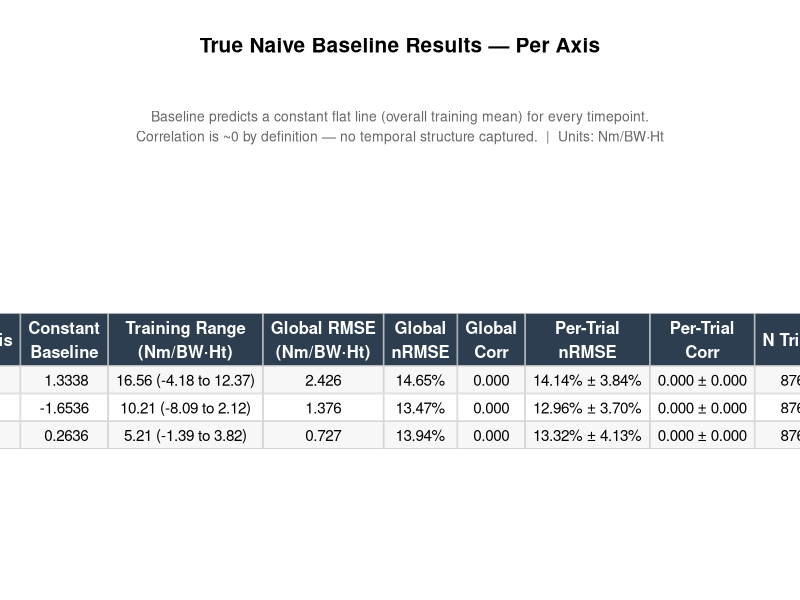
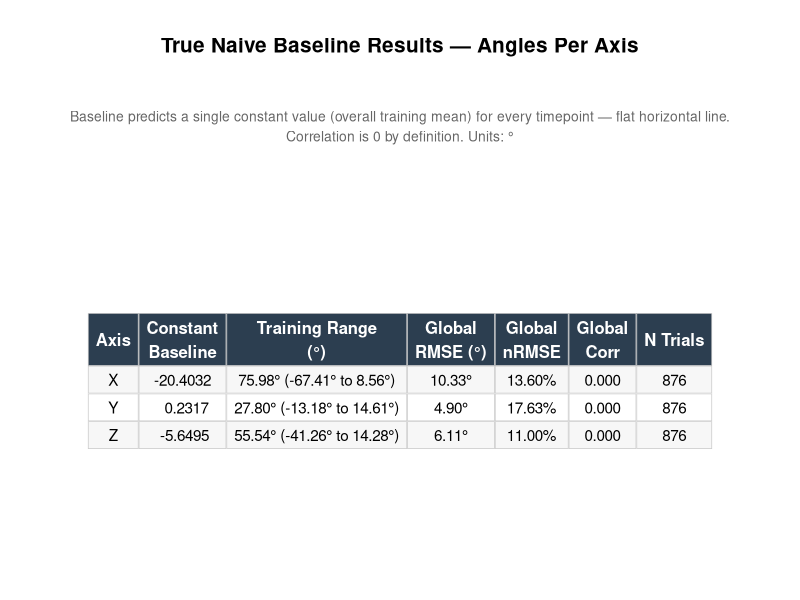
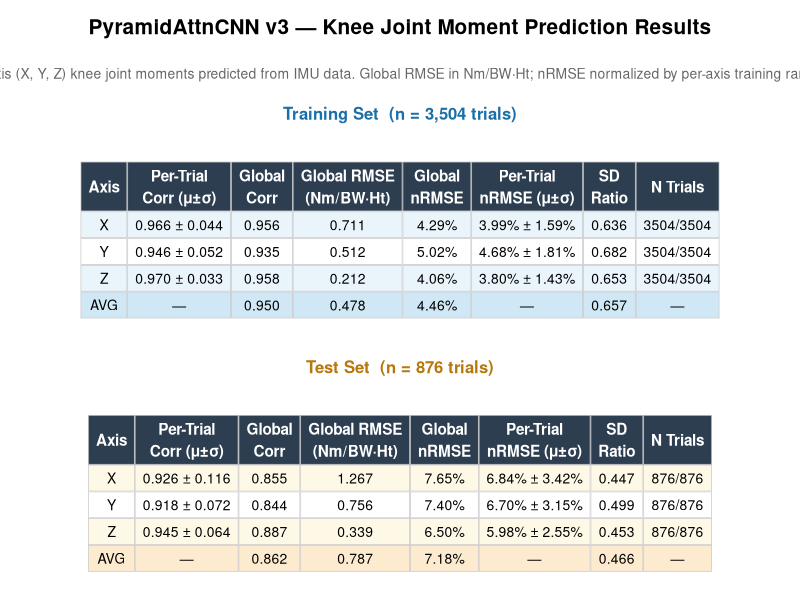
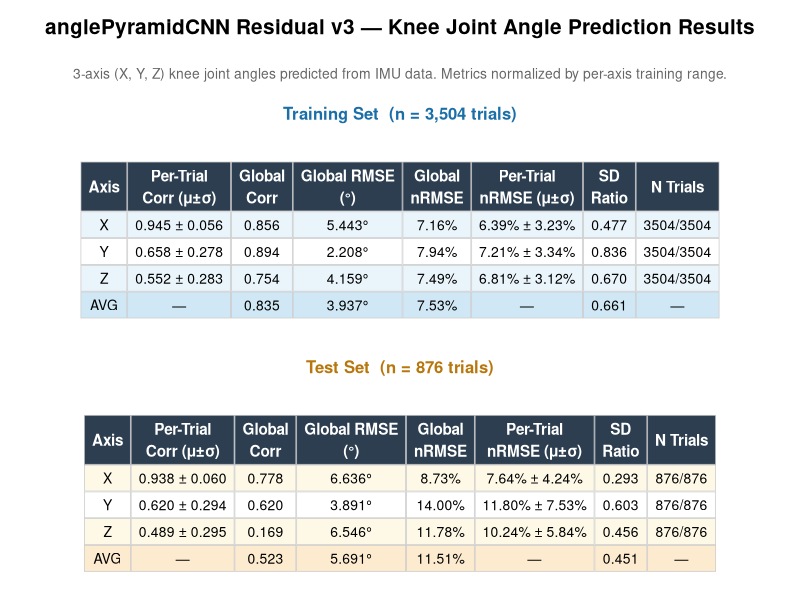

Recreate these plots in R, in order.
library(ggplot2)
library(gridExtra)
library(grid)

# Naive Baseline Results Data
data <- data.frame(
  Axis = c("X", "Y", "Z"),
  Constant_Baseline = c(1.3338, -1.6536, 0.2636),
  Training_Range = c("16.56 (-4.18 to 12.37)", "10.21 (-8.09 to 2.12)", "5.21 (-1.39 to 3.82)"),
  Global_RMSE = c("2.426", "1.376", "0.727"),
  Global_nRMSE = c("14.65%", "13.47%", "13.94%"),
  Global_Corr = c("0.000", "0.000", "0.000"),
  PerTrial_nRMSE = c("14.14% ± 3.84%", "12.96% ± 3.70%", "13.32% ± 4.13%"),
  PerTrial_Corr = c("0.000 ± 0.000", "0.000 ± 0.000", "0.000 ± 0.000"),
  N_Trials = c(876, 876, 876)
)

# Build table as grob
table_grob <- tableGrob(
  data.frame(
    "Axis"                   = data$Axis,
    "Constant\nBaseline"     = data$Constant_Baseline,
    "Training Range\n(Nm/BW·Ht)" = data$Training_Range,
    "Global RMSE\n(Nm/BW·Ht)"  = data$Global_RMSE,
    "Global\nnRMSE"          = data$Global_nRMSE,
    "Global\nCorr"           = data$Global_Corr,
    "Per-Trial\nnRMSE"       = data$PerTrial_nRMSE,
    "Per-Trial\nCorr"        = data$PerTrial_Corr,
    "N Trials"               = data$N_Trials,
    check.names = FALSE
  ),
  rows = NULL,
  theme = ttheme_default(
    core = list(
      fg_params = list(fontsize = 11),
      bg_params = list(
        fill = c("#f7f7f7", "#ffffff", "#f7f7f7"),  # alternating row colors
        col  = "grey80"
      )
    ),
    colhead = list(
      fg_params = list(fontsize = 12, fontface = "bold", col = "white"),
      bg_params = list(fill = "#2c3e50", col = "grey80")
    )
  )
)

# Add title
title <- textGrob(
  "True Naive Baseline Results — Per Axis",
  gp = gpar(fontsize = 15, fontface = "bold")
)

subtitle <- textGrob(
  "Baseline predicts a constant flat line (overall training mean) for every timepoint.\nCorrelation is ~0 by definition — no temporal structure captured.  |  Units: Nm/BW·Ht",
  gp = gpar(fontsize = 10, col = "grey40")
)

# Combine and save
png("C:/Users/aasmi/smith-dl-imu/Notes/naive_baseline_table.png", width = 1200, height = 320, res = 120)
grid.arrange(
  title,
  subtitle,
  table_grob,
  heights = c(0.15, 0.12, 0.73)
)
dev.off()

message("Saved: C:/Users/aasmi/smith-dl-imu/Notes/naive_baseline_table.png")


# ==============================================================================
# Naive Baseline — Angles
# ==============================================================================

angle_naive_data <- data.frame(
  Axis               = c("X", "Y", "Z"),
  Constant_Baseline  = c(-20.4032, 0.2317, -5.6495),
  Training_Range     = c("75.98° (-67.41° to 8.56°)", "27.80° (-13.18° to 14.61°)", "55.54° (-41.26° to 14.28°)"),
  Global_RMSE        = c("10.33°", "4.90°", "6.11°"),
  Global_nRMSE       = c("13.60%", "17.63%", "11.00%"),
  Global_Corr        = c("0.000", "0.000", "0.000"),
  N_Trials           = c(876, 876, 876)
)

angle_naive_grob <- tableGrob(
  data.frame(
    "Axis"               = angle_naive_data$Axis,
    "Constant\nBaseline" = angle_naive_data$Constant_Baseline,
    "Training Range\n(°)" = angle_naive_data$Training_Range,
    "Global\nRMSE (°)"   = angle_naive_data$Global_RMSE,
    "Global\nnRMSE"      = angle_naive_data$Global_nRMSE,
    "Global\nCorr"       = angle_naive_data$Global_Corr,
    "N Trials"           = angle_naive_data$N_Trials,
    check.names = FALSE
  ),
  rows = NULL,
  theme = ttheme_default(
    core = list(
      fg_params = list(fontsize = 11),
      bg_params = list(fill = c("#f7f7f7", "#ffffff", "#f7f7f7"), col = "grey80")
    ),
    colhead = list(
      fg_params = list(fontsize = 12, fontface = "bold", col = "white"),
      bg_params = list(fill = "#2c3e50", col = "grey80")
    )
  )
)

angle_naive_title <- textGrob(
  "True Naive Baseline Results — Angles Per Axis",
  gp = gpar(fontsize = 15, fontface = "bold")
)
angle_naive_subtitle <- textGrob(
  "Baseline predicts a single constant value (overall training mean) for every timepoint — flat horizontal line.\nCorrelation is 0 by definition. Units: °",
  gp = gpar(fontsize = 10, col = "grey40")
)

png("C:/Users/aasmi/smith-dl-imu/Notes/naive_baseline_angle_table.png", width = 1100, height = 320, res = 120)
grid.arrange(
  angle_naive_title,
  angle_naive_subtitle,
  angle_naive_grob,
  heights = c(0.15, 0.12, 0.73)
)
dev.off()

message("Saved: C:/Users/aasmi/smith-dl-imu/Notes/naive_baseline_angle_table.png")


# ==============================================================================
# PyramidAttnCNN v3 — Knee Joint Moment Results (Train & Test)
# ==============================================================================

train_data <- data.frame(
  Axis         = c("X", "Y", "Z", "AVG"),
  PerTrial_Corr = c("0.966 ± 0.044", "0.946 ± 0.052", "0.970 ± 0.033", "—"),
  Global_Corr  = c("0.956", "0.935", "0.958", "0.950"),
  Global_RMSE  = c("0.711", "0.512", "0.212", "0.478"),
  Global_nRMSE = c("4.29%", "5.02%", "4.06%", "4.46%"),
  PerTrial_nRMSE = c("3.99% ± 1.59%", "4.68% ± 1.81%", "3.80% ± 1.43%", "—"),
  SD_Ratio     = c("0.636", "0.682", "0.653", "0.657"),
  N_Trials     = c("3504/3504", "3504/3504", "3504/3504", "—")
)

test_data <- data.frame(
  Axis         = c("X", "Y", "Z", "AVG"),
  PerTrial_Corr = c("0.926 ± 0.116", "0.918 ± 0.072", "0.945 ± 0.064", "—"),
  Global_Corr  = c("0.855", "0.844", "0.887", "0.862"),
  Global_RMSE  = c("1.267", "0.756", "0.339", "0.787"),
  Global_nRMSE = c("7.65%", "7.40%", "6.50%", "7.18%"),
  PerTrial_nRMSE = c("6.84% ± 3.42%", "6.70% ± 3.15%", "5.98% ± 2.55%", "—"),
  SD_Ratio     = c("0.447", "0.499", "0.453", "0.466"),
  N_Trials     = c("876/876", "876/876", "876/876", "—")
)

make_model_table <- function(df, row_fill, rmse_unit = "") {
  rmse_header <- if (nchar(rmse_unit) > 0) paste0("Global RMSE\n(", rmse_unit, ")") else "Global\nRMSE"
  tbl <- data.frame(
    "Axis"               = df$Axis,
    "Per-Trial\nCorr (μ±σ)"  = df$PerTrial_Corr,
    "Global\nCorr"       = df$Global_Corr,
    "RMSE_PLACEHOLDER"   = df$Global_RMSE,
    "Global\nnRMSE"      = df$Global_nRMSE,
    "Per-Trial\nnRMSE (μ±σ)" = df$PerTrial_nRMSE,
    "SD\nRatio"          = df$SD_Ratio,
    "N Trials"           = df$N_Trials,
    check.names = FALSE
  )
  names(tbl)[names(tbl) == "RMSE_PLACEHOLDER"] <- rmse_header
  tableGrob(
    tbl,
    rows = NULL,
    theme = ttheme_default(
      core = list(
        fg_params = list(fontsize = 10),
        bg_params = list(
          fill = row_fill,
          col  = "grey80"
        )
      ),
      colhead = list(
        fg_params = list(fontsize = 11, fontface = "bold", col = "white"),
        bg_params = list(fill = "#2c3e50", col = "grey80")
      )
    )
  )
}

# Alternating fills: 4 rows (3 axes + AVG)
train_fill <- c("#eaf4fb", "#ffffff", "#eaf4fb", "#d0e8f5")
test_fill  <- c("#fef9e7", "#ffffff", "#fef9e7", "#fdebd0")

train_table <- make_model_table(train_data, train_fill, rmse_unit = "Nm/BW\u00b7Ht")
test_table  <- make_model_table(test_data,  test_fill,  rmse_unit = "Nm/BW\u00b7Ht")

main_title <- textGrob(
  "PyramidAttnCNN v3 — Knee Joint Moment Prediction Results",
  gp = gpar(fontsize = 15, fontface = "bold")
)
main_subtitle <- textGrob(
  "3-axis (X, Y, Z) knee joint moments predicted from IMU data. Global RMSE in Nm/BW\u00b7Ht; nRMSE normalized by per-axis training range.",
  gp = gpar(fontsize = 10, col = "grey40")
)

train_label <- textGrob("Training Set  (n = 3,504 trials)",
                        gp = gpar(fontsize = 12, fontface = "bold", col = "#1a6fa8"))
test_label  <- textGrob("Test Set  (n = 876 trials)",
                        gp = gpar(fontsize = 12, fontface = "bold", col = "#b7770d"))

png("C:/Users/aasmi/smith-dl-imu/Notes/v3_results_table.png",
    width = 1400, height = 560, res = 120)
grid.arrange(
  main_title,
  main_subtitle,
  train_label,
  train_table,
  test_label,
  test_table,
  heights = c(0.08, 0.06, 0.06, 0.32, 0.06, 0.32),
  padding = unit(0.5, "line")
)
dev.off()

message("Saved: C:/Users/aasmi/smith-dl-imu/Notes/v3_results_table.png")


# ==============================================================================
# anglePyramidCNN RESIDUAL v3 — Knee Joint Angle Results (Train & Test)
# ==============================================================================

angle_train_data <- data.frame(
  Axis           = c("X", "Y", "Z", "AVG"),
  PerTrial_Corr  = c("0.945 ± 0.056", "0.658 ± 0.278", "0.552 ± 0.283", "—"),
  Global_Corr    = c("0.856", "0.894", "0.754", "0.835"),
  Global_RMSE    = c("5.443°", "2.208°", "4.159°", "3.937°"),
  Global_nRMSE   = c("7.16%", "7.94%", "7.49%", "7.53%"),
  PerTrial_nRMSE = c("6.39% ± 3.23%", "7.21% ± 3.34%", "6.81% ± 3.12%", "—"),
  SD_Ratio       = c("0.477", "0.836", "0.670", "0.661"),
  N_Trials       = c("3504/3504", "3504/3504", "3504/3504", "—")
)

angle_test_data <- data.frame(
  Axis           = c("X", "Y", "Z", "AVG"),
  PerTrial_Corr  = c("0.938 ± 0.060", "0.620 ± 0.294", "0.489 ± 0.295", "—"),
  Global_Corr    = c("0.778", "0.620", "0.169", "0.523"),
  Global_RMSE    = c("6.636°", "3.891°", "6.546°", "5.691°"),
  Global_nRMSE   = c("8.73%", "14.00%", "11.78%", "11.51%"),
  PerTrial_nRMSE = c("7.64% ± 4.24%", "11.80% ± 7.53%", "10.24% ± 5.84%", "—"),
  SD_Ratio       = c("0.293", "0.603", "0.456", "0.451"),
  N_Trials       = c("876/876", "876/876", "876/876", "—")
)

angle_train_fill <- c("#eaf4fb", "#ffffff", "#eaf4fb", "#d0e8f5")
angle_test_fill  <- c("#fef9e7", "#ffffff", "#fef9e7", "#fdebd0")

angle_train_table <- make_model_table(angle_train_data, angle_train_fill, rmse_unit = "\u00b0")
angle_test_table  <- make_model_table(angle_test_data,  angle_test_fill,  rmse_unit = "\u00b0")

angle_main_title <- textGrob(
  "anglePyramidCNN Residual v3 — Knee Joint Angle Prediction Results",
  gp = gpar(fontsize = 15, fontface = "bold")
)
angle_main_subtitle <- textGrob(
  "3-axis (X, Y, Z) knee joint angles predicted from IMU data. Metrics normalized by per-axis training range.",
  gp = gpar(fontsize = 10, col = "grey40")
)

angle_train_label <- textGrob("Training Set  (n = 3,504 trials)",
                              gp = gpar(fontsize = 12, fontface = "bold", col = "#1a6fa8"))
angle_test_label  <- textGrob("Test Set  (n = 876 trials)",
                              gp = gpar(fontsize = 12, fontface = "bold", col = "#b7770d"))

png("C:/Users/aasmi/smith-dl-imu/Notes/v3_angle_results_table.png",
    width = 1400, height = 560, res = 120)
grid.arrange(
  angle_main_title,
  angle_main_subtitle,
  angle_train_label,
  angle_train_table,
  angle_test_label,
  angle_test_table,
  heights = c(0.08, 0.06, 0.06, 0.32, 0.06, 0.32),
  padding = unit(0.5, "line")
)
dev.off()

message("Saved: C:/Users/aasmi/smith-dl-imu/Notes/v3_angle_results_table.png")
